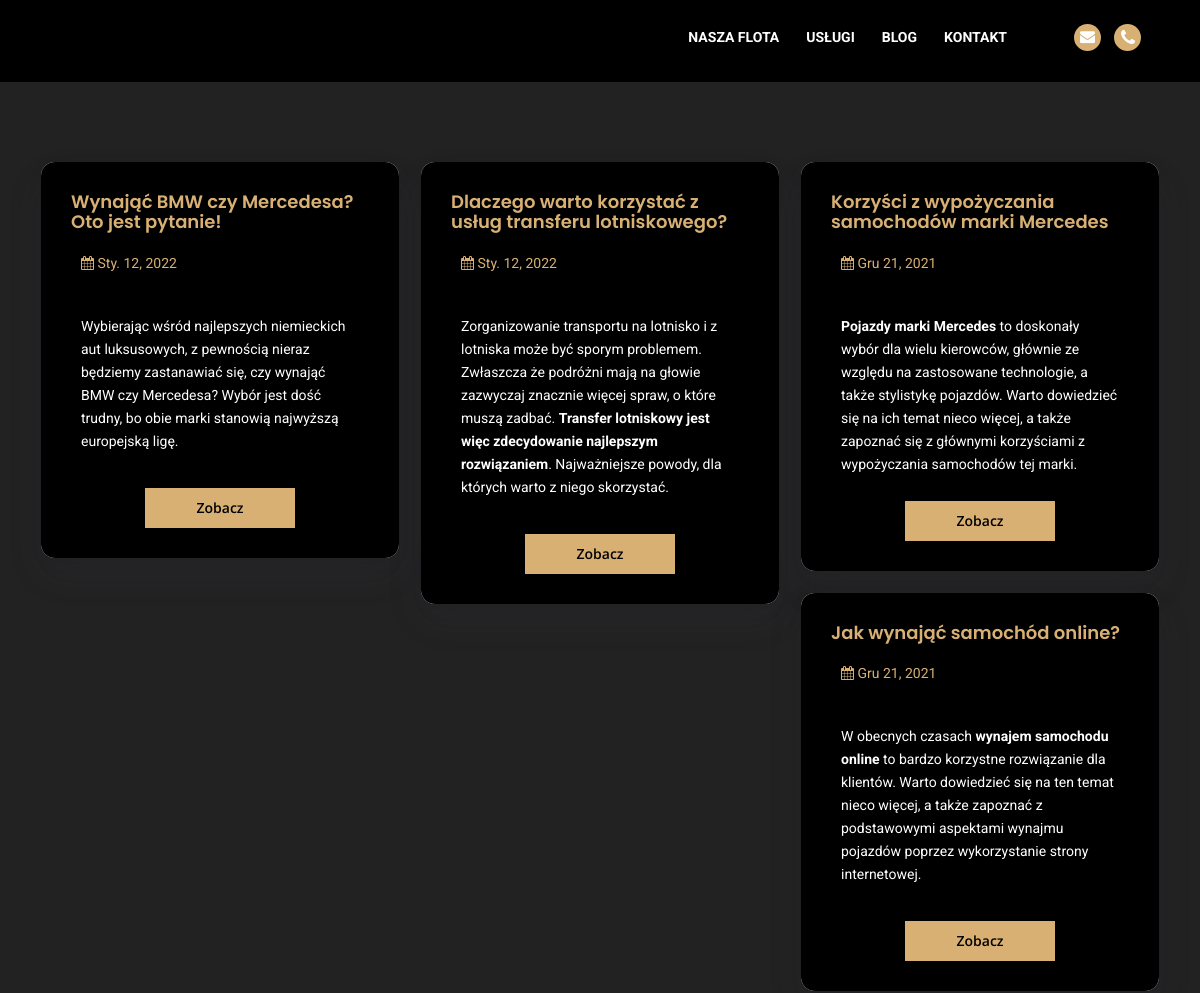
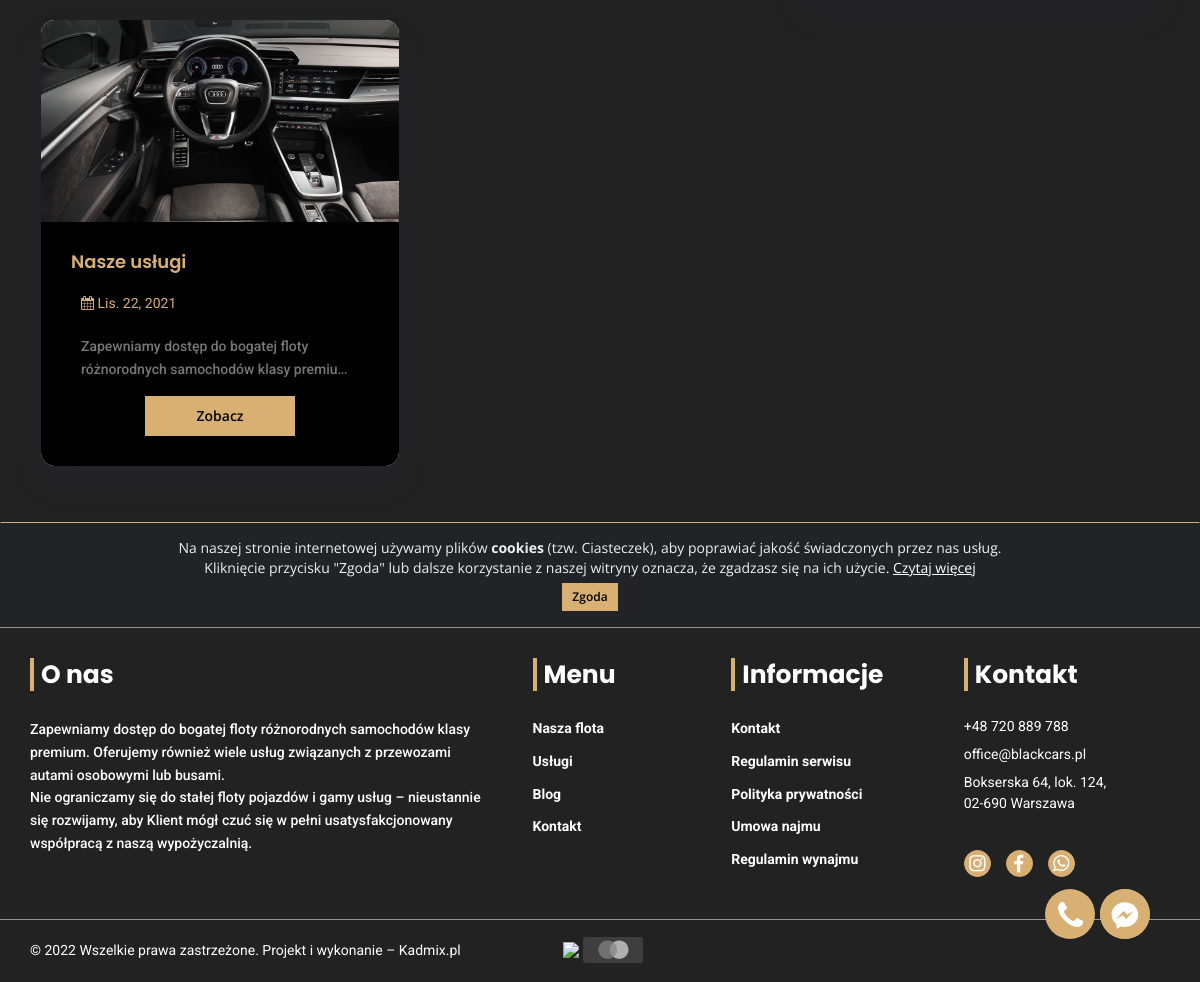
Screenshot of /blog/ with the database file from the repository (2 pictures, top to bottom).
### website/models.py (models this page shows, shortened)
class Post(models.Model):
    image_small = models.ImageField('Obraz podglądu', blank=True, null=True, upload_to='posts')
    image_big = models.ImageField('Obraz artykułu', blank=True, null=True, upload_to='posts')
    title = models.CharField('Nazwa artykułu', max_length=100)
    short_desc = models.TextField('Krótki opis', max_length=700)
    full_desc = models.TextField('Zawartosć artykułu')
    date = models.DateField('Data', auto_now=False)
    slug_posts = models.SlugField(default='slug', unique=True)
    class Meta:
        verbose_name = 'Wpis'
        verbose_name_plural = 'Wpisy'

### website/views.py (the view)
# urls.py: re_path(r'^blog/?$', views.blog, name='blog'),
def blog(request):
    posts = Post.objects.all().order_by('-date')
    p = Paginator(posts, 10)
    page_num = request.GET.get('page', 1)
    try:
        page = p.page(page_num)
    except EmptyPage:
        page = p.page(1)
    return render_tamplate("blog.html", {'posts': page}, request)

### website/views.py (called while the page is built)
def render_tamplate(tpl, dt, request):
    car_detail = list(CarDetailTables.objects.values_list('desc', flat=True))
    image = SliderImage.objects.all()
    option = Option.objects.all()
    dct = {'options': option, 'slider_images': image, 'car_detail': car_detail}
    dct.update(dt)
    return render(request, tpl, dct)

### website/templates/blog.html (shortened to what this page needs)
{% extends 'base/base.html' %}
{% load thumbnail %}
{% block content %}
  <section class="section-grey">
    <div class="container">
      <div class="row">
        {% if posts %}
          {% for el in posts %}
            <div class="col-lg-4 col-xl-4 col-md-4 col-xs-12">
              <div class="blog-post-cont-2 wow fadeIn" data-wow-offset="30" data-wow-duration="1.5s"
                   data-wow-delay="0.15s"
                   style="visibility: visible; animation-duration: 1.5s; animation-delay: 0.15s; animation-name: fadeIn;">
                {% thumbnail el.image_small "800x500" crop="center" as im %}
                  <img src="{{ im.url }}" class="img-responsive" alt="">
                {% endthumbnail %}
                <div class="blog-post-cont-text">
                  <h4><a href="{% url 'blog_post' post_slug=el.slug_posts %}">{{ el.title }}</a></h4>
                  <p class="blog-post-info"><strong><i class="fa fa-calendar"></i>
                  </strong> {{ el.date }}</p>
                  <p class="short_desc">{{ el.short_desc|safe }}</p>
                  <div class="text-center">
                    <a href="{% url 'blog_post' post_slug=el.slug_posts %}" class="btn btn-primary">Zobacz</a>
                  </div>
                </div>
              </div>
            </div>
          {% endfor %}
        {% endif %}
    </div>
  </section>
  {% include 'base/fixed-contact-button.html' %}
{% endblock %}

### website/templates/base/base.html (shortened to what this page needs)
{% load static %}
{% load i18n %}
<!DOCTYPE html>
<html lang="pl">
<head>
  {% include "base/css.html" %}
</head>
<body>
{% include "base/header.html" %}
{% block content %}
{% endblock %}
<div class="alert alert-dismissible text-center cookiealert" role="alert">
  <div class="cookiealert-container">
    {% trans 'Na naszej stronie internetowej używamy plików' %} <b>{% trans 'cookies' %}</b>
    {% trans '(tzw. Ciasteczek), aby poprawiać jakość świadczonych przez nas usług.' %}
    <br>{% trans 'Kliknięcie przycisku "Zgoda" lub dalsze korzystanie z naszej witryny oznacza, że zgadzasz się na ich użycie.' %}
    <a href="{% url 'privacy_policy' %}">{% trans 'Czytaj więcej' %}</a>
    <br>
    <button type="button" class="btn btn-primary btn-sm acceptcookies" aria-label="Close">
      {% trans 'Zgoda' %}
    </button>
  </div>
</div>
{% include "base/footer.html" %}
</body>
</html>

### website/templates/base/css.html (shortened to what this page needs)
{% load static %}
<link href="{% static 'css/bootstrap.min.css' %}" rel="stylesheet">
<link href="{% static 'css/jquery.datetimepicker.min.css' %}" rel="stylesheet">
<link href="{% static 'css/font-awesome.min.css' %}" rel="stylesheet">
<link href="{% static 'css/bootstrap-dropdownhover.min.css' %}" rel="stylesheet">
<link href="{% static 'css/fotorama.css' %}" rel="stylesheet">
<link href="{% static 'css/animate.css' %}" rel="stylesheet">
<link href="{% static 'css/magnific-popup.css' %}" rel="stylesheet">
<link href="{% static 'css/style.css' %}" rel="stylesheet">
<link href="{% static 'css/responsive.css' %}" rel="stylesheet">
<link href="{% static 'css/custom.css' %}" rel="stylesheet">
<link href="{% static 'css/chiefslider.min.css' %}" rel="stylesheet">
<link type="text/css" rel="stylesheet" href="{% static 'css/lightslider.css' %}"/>
<link rel="stylesheet" href="https://cdn.jsdelivr.net/npm/flatpickr/dist/flatpickr.min.css">

### website/templates/base/header.html (shortened to what this page needs)
{% load static %}
{% load i18n %}
<section id="header">
  <nav class="navbar-default">
    <div class="container">
      <div class="navbar-header">
        <a class="navbar-brand" href="{% url 'home' %}"><img loading="lazy" src="{% static 'images/logo.png' %}"
                                                             class="img-responsive" alt=""></a></div>
      <div id="navbar" class="navbar-collapse collapse" data-hover="dropdown" data-animations="zoomIn">
        <ul class="nav navbar-nav">
          <li><a href="{% url 'our-cars' %}">{% trans 'Nasza flota' %}</a>
          </li>
          <li><a href="{% url 'service_main' %}">{% trans 'Usługi' %}</a>
          </li>
          <li><a href="{% url 'blog' %}">{% trans 'Blog' %}</a>
          <li><a href="{% url 'contact' %}">{% trans 'Kontakt' %}</a>
          </li>
          <li>
            <ul class="header_contact desktop-show">
              <li class="header_mail"><a href="mailto: office@blackcars.pl"><i class="fa fa-envelope"></i></a>
              </li>
              <li class="header_phone"><a href="tel:+48 720 889 788"><i class="fa fa-phone"></i></a></li>
            </ul>
          </li>
        </ul>
      </div>
    </div>
  </nav>
</section>

### website/templates/base/fixed-contact-button.html (shortened to what this page needs)
{% block contact %}
<div>
    <div class="navbar-fixed-bottom fixed-button">
        <a href="https://m.me/blackcarspl" target="_blank">
        </a>
    </div>
    <div class="navbar-fixed-bottom fixed-button second-btn">
        <a href="tel:+48 720 889 788"><i class="fa fa-phone"></i></a>
    </div>
</div>
{% endblock %}

### website/templates/base/footer.html (shortened to what this page needs)
{% load static %}
{% load i18n %}
<section id="footer" class="footer_top">
  <div class="container">
    <div class="footer-top">
      <div class="row">
        <div class="col-lg-5 col-xl-5 col-sm-5">
          <div class="footer-cont"><h1>{% trans 'O nas' %}</h1>
            <p class="intro">
              {% trans 'Zapewniamy dostęp do bogatej floty różnorodnych samochodów klasy premium. Oferujemy również wiele usług związanych z przewozami autami osobowymi lub busami.' %}<br>
              {% trans 'Nie ograniczamy się do stałej floty pojazdów i gamy usług – nieustannie się rozwijamy, aby Klient mógł czuć się w pełni usatysfakcjonowany współpracą z naszą wypożyczalnią.' %}
            </p>
          </div>
        </div>
        <div class="col-lg-2 col-xl-2 col-md-2 col-sm-12 footer-section">
          <div class="footer-cont">
            <h1>{% trans 'Menu' %}</h1>
            <ul class="desktop-show">
              <li><a href="{% url 'our-cars' %}">{% trans 'Nasza flota' %}</a></li>
              <li><a href="{% url 'service_main' %}">{% trans 'Usługi' %}</a></li>
              <li><a href="#">Blog</a></li>
              <li><a href="{% url 'contact' %}">{% trans 'Kontakt' %}</a></li>
            </ul>
          </div>
        </div>
        <div class="col-lg-2 col-xl-2 col-md-2 col-sm-12 footer-section">
          <div class="footer-cont">
            <h1>{% trans 'Informacje' %}</h1>
            <ul class="desktop-show">
              <li><a href="{% url 'contact' %}">{% trans 'Kontakt' %}</a></li>
              <li><a href="{% url 'regulations' %}">{% trans 'Regulamin serwisu' %}</a></li>
              <li><a href="{% url 'privacy_policy' %}">{% trans 'Polityka prywatności' %}</a></li>
              <li><a href="{% url 'umowa-najmu' %}">{% trans 'Umowa najmu' %}</a></li>
              <li><a href="{% url 'regulamin-wypozyczalni' %}">{% trans 'Regulamin wynajmu' %}</a></li>
            </ul>
          </div>
        </div>
        <div class="col-lg-2 col-xl-2 col-md-2 col-sm-12 footer-section">
          <div class="footer-cont">
            <h1>{% trans 'Kontakt' %}</h1>
            <div class="contact_sec desktop-show">
              <a href="tel: +48 720 889 788"><p class="contact-info">+48 720 889 788</p></a>
              <a href="mailto:office@blackcars.pl "><p class="contact-info">office@blackcars.pl
              </p></a>
              <p>{% trans 'Bokserska 64, lok. 124' %},<br>{% trans '02-690 Warszawa' %}</p>
            </div>
          </div>
          <div class="social-cont desktop-show">
            <ul>
              <li class="instagram">
                <a href="https://www.instagram.com/blackcars.pl/" target="_blank" class="tran3s round-border icon">
                  <i class="fa fa-instagram" aria-hidden="true"></i>
                </a>
              </li>
              <li class="facebook">
                <a href="https://www.facebook.com/blackcarspl/" target="_blank" class="tran3s round-border icon">
                  <i class="fa fa-facebook" aria-hidden="true"></i>
                </a>
              </li>
              <li class="messanger">
                <a href="https://wa.me/+48720889788" target="_blank" class="tran3s round-border icon">
                  <i class="fa fa-whatsapp" aria-hidden="true"></i>
                </a>
              </li>
            </ul>
          </div>
        </div>
      </div>
    </div>
  </div>
</section>
<section id="footer" class="">
  <div class="container">
    <div class="footer-bottom">
      <div class="row">
        <div class="col-lg-6 col-sm-6 col-xs-9 copyright" style="width: 45%">
          <p class="text-left">
            {% trans 'Projekt i wykonanie' %} – <a href="https://www.kadmix.pl" target="_blank">Kadmix.pl</a></p>
        </div>
        <div class="col-lg-6 col-sm-6 col-xs-3 payments_footer">
          <img loading="lazy" src="../../static/images/Group%20202.png">
          <img loading="lazy" src="../../static/images/Group%20201.png">
        </div>
      </div>
    </div>
  </div>
</section>

### website/templates/base/js.html (shortened to what this page needs)
{% load static %}

### website/static/css/style.css (style rules this page uses)
h1 h2, h3, h4, h5, h6 { font-family: 'Poppins', bold !important; font-style: normal!important; }
img { max-width: 100%; height: auto; }
h1, h2, h3, h4, h5, h6 { margin: 0 0 15px; font-weight: 500; font-family: 'Poppins', sans-serif; letter-spacing: 1px; }
html, body { height: 100%; font-family: 'Open Sans', sans-serif; }
body { background-color: #222; color: #FFFFFF; }
a { -moz-transition: 0.3s; -o-transition: 0.3s; -webkit-transition: 0.3s; transition: 0.3s; color: #333; }
p { line-height: 26px; color: #777; }
.btn { border: none; border-radius: 0px; font-weight: 600; }
.btn-primary { color: #000; background-color: #d8b074; border-color: #d8b074; }
.social-cont ul { padding: 0px; margin: 0px; display: flex; list-style: none; }
.social-cont ul li { width: 30px; height: 30px; margin: 0 3px 0 0; border: 1px solid #d8b074; text-align: center; border-radius: 20px; background: #d8b074; }
.social-cont ul li a { color: #FFFFFF; line-height: 26px; font-size: 21px; }
.navbar-brand { float: left; height: 50px; padding: 4px 15px; font-size: 18px; line-height: 20px; }
.navbar-default { background: #000000; border: none; border-radius: 0px; padding: 18px 0px 14px 0px; margin-bottom: 0px; text-transform: capitalize; position: fixed; width: 100%; font-size: 14px; z-index: 9999999; }
.navbar-default .navbar-nav > li > a { font-weight: bold; font-size: 14px; font-style: normal; width: 100%; text-transform: uppercase; line-height: 16.41px; }
.navbar-default .navbar-nav > li > a:after { display: block; content: ""; background-color: #d8b074; height: 4px; width: 0%; left: 50%; margin-top: 3px; position: absolute; -webkit-transition: width .3s ease-in-out; -moz--transition: width .3s ease-in-out; transition: width .3s ease-in-out; -webkit-transform: translateX(-50%); -moz-transform: translateX(-50%); transform: translateX(-50%); }
.navbar-nav > li > a:after { display: block; content: ""; background-color: #d8b074; height: 4px; width: 0%; left: 50%; margin-top: 3px; position: absolute; -webkit-transition: width .3s ease-in-out; -moz--transition: width .3s ease-in-out; transition: width .3s ease-in-out; -webkit-transform: translateX(-50%); -moz-transform: translateX(-50%); transform: translateX(-50%); }
.blog-post-cont-2 { box-shadow: 0px 17px 36px rgb(74 74 115 / 10%), 0px 5px 15px rgb(0 0 0 / 7%); margin: 15px 0px 45px; background: #fff; overflow: hidden; transition: transform 0.3s ease; transform: translateY(7px); border-radius: 14px; margin: 11px; }
.blog-post-cont-text { padding: 30px; background-color: #000; }
.blog-post-info { font-size: 12px; color: #d8b074!important; }
.footer-top { background: #222222; padding-bottom: 14px; padding-right: 15px; padding-top: 30px; }
.footer-cont { margin: 0px auto; margin-bottom: 14px; overflow: hidden; }
.footer-cont .intro { margin: 27px 0 0 0; font-family: 'Roboto'; color: #FFFFFF; font-weight: 500; line-height: 162%; font-size: 14px; font-style: normal; width: 97%; }
.footer-cont ul { list-style-type: none; padding: 0px; margin-top: 1px; width: 170px; display: inline-block; }
.footer-cont ul li { margin: 10px auto; }
.footer-cont ul li a { color: #FFFFFF; font-size: 14px; font-family: 'Roboto'; font-weight: 700; line-height: 16.41px; }
.contact-info { color: #fff; margin: 7px 0; }
.footer-bottom { padding: 11px 0px; }
.footer-bottom p { color: #FFFFFF; padding-top: 9px; font-size: 14px; }

### rows the page displays
Post: title "Wynająć BMW czy Mercedesa? Oto jest pytanie!", date "Sty. 12, 2022", short_desc "Wybierając wśród najlepszych niemieckich aut luksusowych, z pewnością nieraz będziemy zastanawiać się, czy wynająć BMW czy Mercedesa? Wybór jest dość trudny, bo obie marki stanowią najwyższą europejską ligę."
Post: title "Dlaczego warto korzystać z usług transferu lotniskowego?", date "Sty. 12, 2022", short_desc "Zorganizowanie transportu na lotnisko i z lotniska może być sporym problemem. Zwłaszcza że podróżni mają na głowie zazwyczaj znacznie więcej spraw, o które muszą zadbać. Transfer lotniskowy jest więc zdecydowanie najlepszym rozwiązaniem . Najważniejsze powody, dla których warto z niego skorzystać."
Post: title "Korzyści z wypożyczania samochodów marki Mercedes", date "Gru 21, 2021", short_desc "Pojazdy marki Mercedes to doskonały wybór dla wielu kierowców, głównie ze względu na zastosowane technologie, a także stylistykę pojazdów. Warto dowiedzieć się na ich temat nieco więcej, a także zapoznać się z głównymi korzyściami z wypożyczania samochodów tej marki."
Post: title "Jak wynająć samochód online?", date "Gru 21, 2021", short_desc "W obecnych czasach wynajem samochodu online to bardzo korzystne rozwiązanie dla klientów. Warto dowiedzieć się na ten temat nieco więcej, a także zapoznać z podstawowymi aspektami wynajmu pojazdów poprzez wykorzystanie strony internetowej."
Post: title "Nasze usługi", date "Lis. 22, 2021", short_desc "Zapewniamy dostęp do bogatej floty różnorodnych samochodów klasy…"
